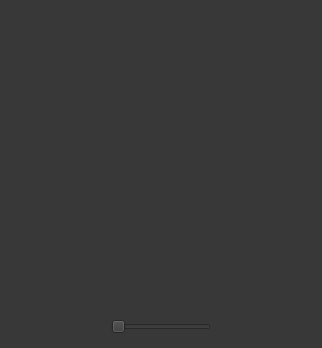
<?xml version="1.0" encoding="UTF-8"?>
<ui version="4.0">
 <class>DemoMeter</class>
 <widget class="QDialog" name="DemoMeter">
  <property name="geometry">
   <rect>
    <x>0</x>
    <y>0</y>
    <width>318</width>
    <height>346</height>
   </rect>
  </property>
  <property name="windowTitle">
   <string>Dialog</string>
  </property>
  <property name="styleSheet">
   <string notr="true">background-color: rgb(56, 56, 56);</string>
  </property>
  <layout class="QVBoxLayout" name="verticalLayout">
   <item>
    <widget class="QMeter" name="widget" native="true">
     <property name="minimumSize">
      <size>
       <width>300</width>
       <height>300</height>
      </size>
     </property>
    </widget>
   </item>
   <item>
    <layout class="QHBoxLayout" name="horizontalLayout">
     <item>
      <spacer name="horizontalSpacer">
       <property name="orientation">
        <enum>Qt::Horizontal</enum>
       </property>
       <property name="sizeHint" stdset="0">
        <size>
         <width>40</width>
         <height>20</height>
        </size>
       </property>
      </spacer>
     </item>
     <item>
      <widget class="QSlider" name="horizontalSlider">
       <property name="orientation">
        <enum>Qt::Horizontal</enum>
       </property>
      </widget>
     </item>
     <item>
      <spacer name="horizontalSpacer_2">
       <property name="orientation">
        <enum>Qt::Horizontal</enum>
       </property>
       <property name="sizeHint" stdset="0">
        <size>
         <width>40</width>
         <height>20</height>
        </size>
       </property>
      </spacer>
     </item>
    </layout>
   </item>
  </layout>
 </widget>
 <customwidgets>
  <customwidget>
   <class>QMeter</class>
   <extends>QWidget</extends>
   <header>qmeter.h</header>
   <container>1</container>
  </customwidget>
 </customwidgets>
 <resources/>
 <connections/>
</ui>
